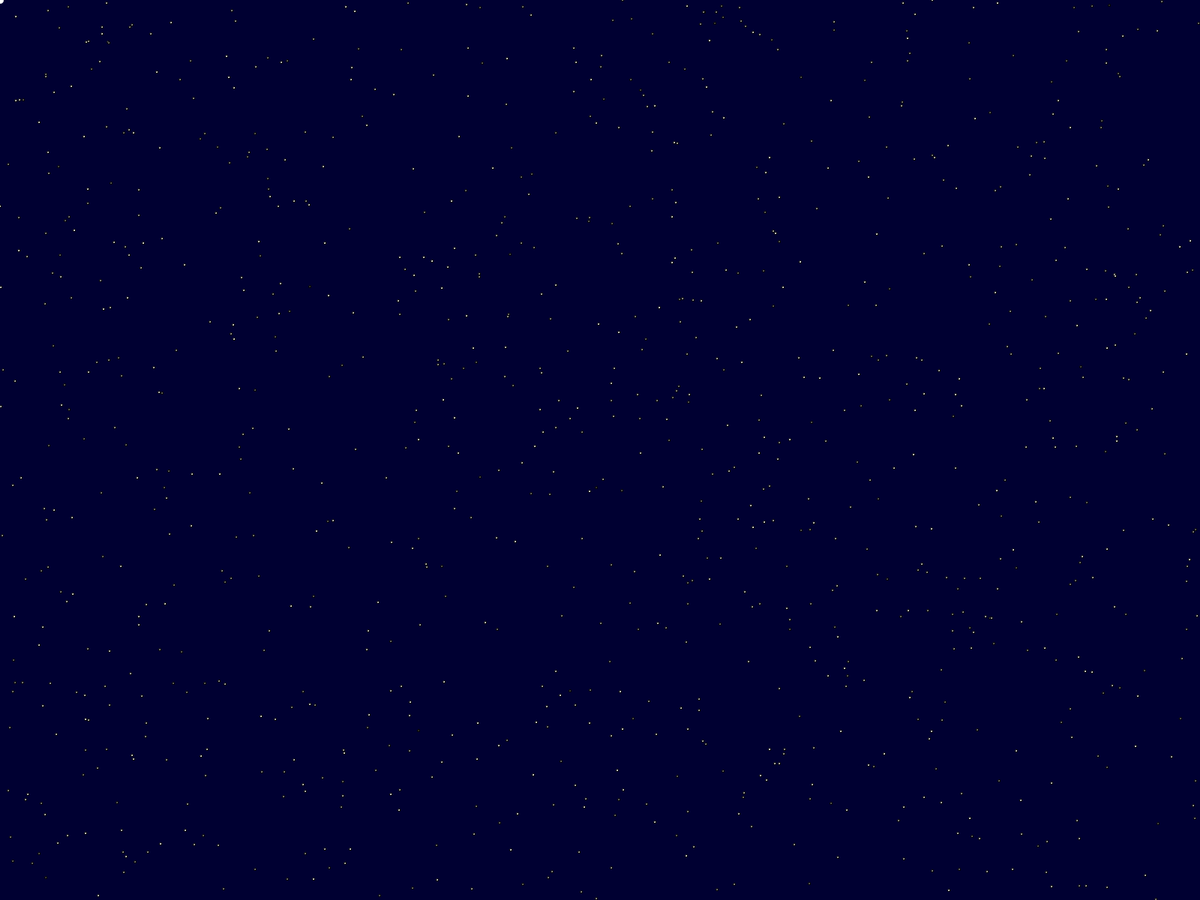
Frame 1 (no input)
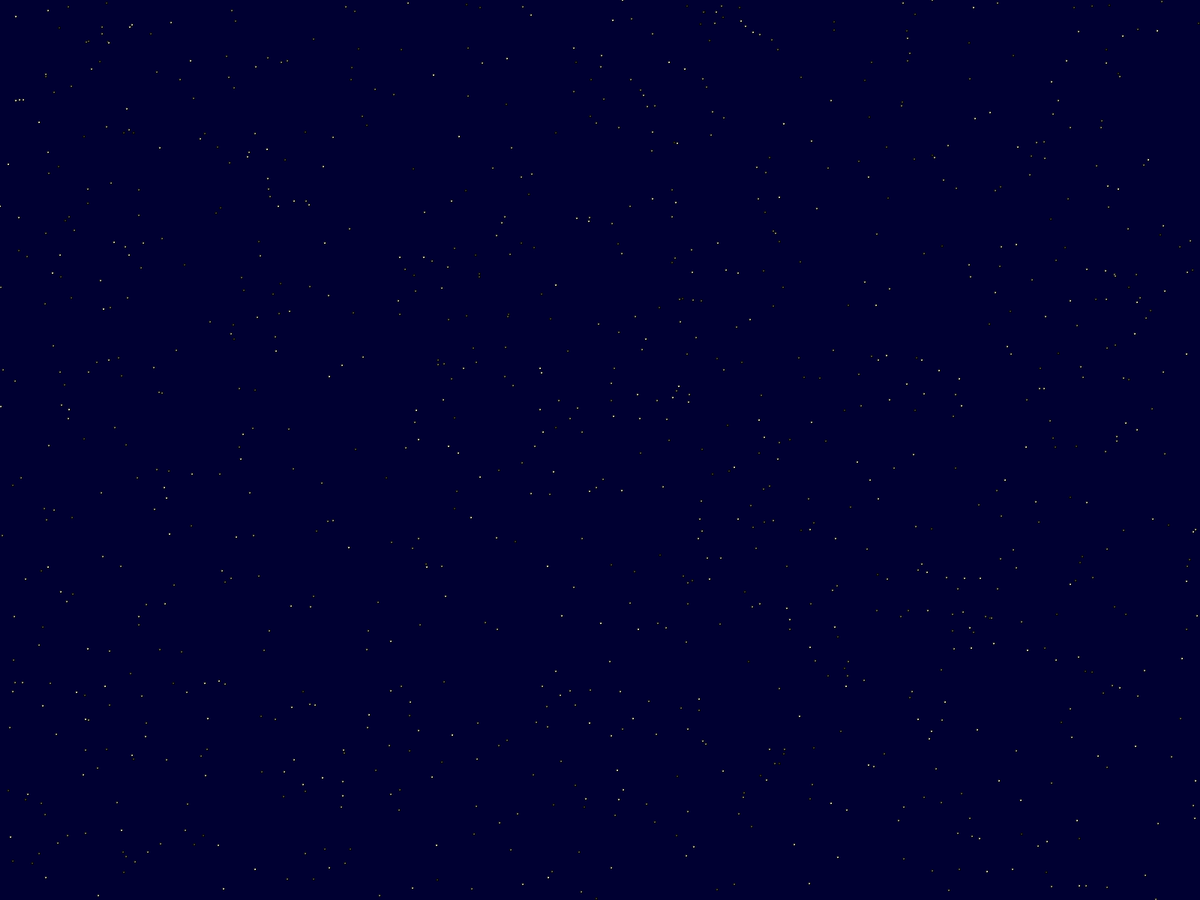
Frame 60 (the mouse pressed at the canvas centre just before this capture)
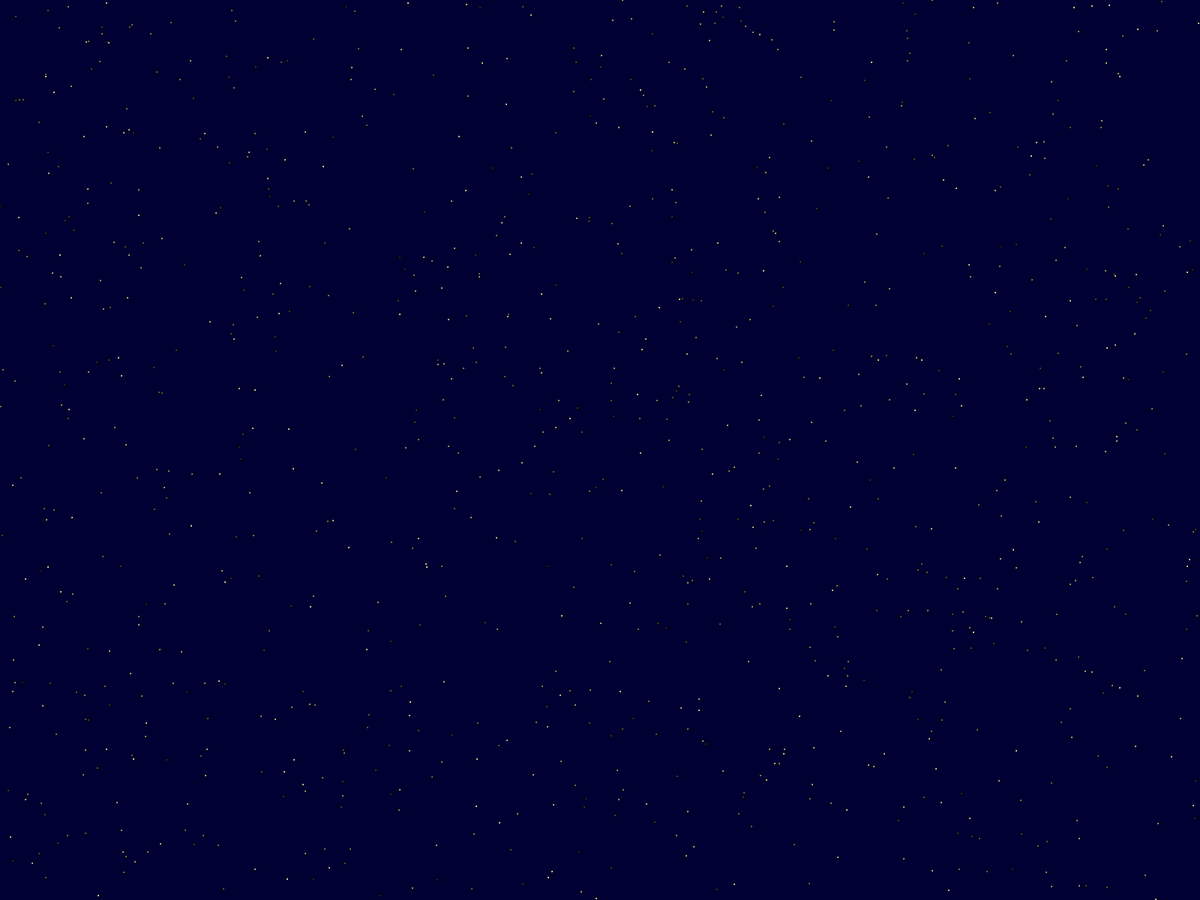
Frame 120 (the mouse held since frame 60 and released just before this capture)

The Processing sketch that drew these frames (run headless with seeded random() and noise(); from frame 60 on, the mouse is pressed at the canvas centre):

// Processing sketch: My_Life
// ── My_Life.pde
int[] starX = new int[1000];
int[] starY = new int[1000];
color[] starColor = new color[1000];
int starSize = 3; // the size of the twinkling stars

// the tail of the shooting star
int[] shootX = new int[30];
int[] shootY = new int[30];
int METEOR_SIZE = 10; // initial size when it first appears
float meteorSize = METEOR_SIZE; // size as it fades

// distance a shooting star moves each frame - varies with each new shooting star
float ssDeltaX, ssDeltaY; 
// -1 indicates no shooting star, this is used to fade out the star
int ssTimer = -1;
// starting point of a new shooting star, picked randomly
int startX, startY;


void setup() {
  fullScreen();
  noCursor();
  // create the star locations
  for (int i = 0; i < starX.length; i++) {
    starX[i] =(int)random(width);
    starY[i] = (int)random(height);
    starColor[i] = color((int)random(100,255));
  }
}

void draw() {
  background(0,0,50); // dark blue night sky
  
  // draw the stars
  // the stars seem to show best with black outlines that aren't really perceived by the eye
  stroke(0);
  strokeWeight(1);
  for (int i = 0; i < starX.length; i++) {
    fill(random(50,255)); // makes them twinkle
    if (random(10) < 1) {
      starColor[i] = (int)random(50,255);
    }
    fill(starColor[i]);
    
    ellipse(starX[i], starY[i], starSize, starSize);
  }

  // draw the shooting star (if any)
  for (int i = 0; i < shootX.length-1; i++) {
    int shooterSize = max(0,int(meteorSize*i/shootX.length));
    // to get the tail to disappear need to switch to noStroke when it gets to 0
    if (shooterSize > 0) {
      strokeWeight(shooterSize);
      stroke(255,128);
    }
    else
      noStroke();
    line(shootX[i], shootY[i], shootX[i+1], shootY[i+1]);
    // ellipse(shootX[i], shootY[i], meteorSize*i/shootX.length,meteorSize*i/shootX.length);
  }
  meteorSize*=0.9; // shrink the shooting star as it fades
  
  // move the shooting star along it's path
  for (int i = 0; i < shootX.length-1; i++) {
    shootX[i] = shootX[i+1];
    shootY[i] = shootY[i+1];
  }
  
  // add the new points into the shooting star as long as it hasn't burnt out
  if (ssTimer >= 0 && ssTimer < shootX.length) {
    shootX[shootX.length-1] = int(startX + ssDeltaX*(ssTimer));
    shootY[shootY.length-1] = int(startY + ssDeltaY*(ssTimer));
    ssTimer++;
    if (ssTimer >= shootX.length) {
      ssTimer = -1; // end the shooting star
    }
  }

  // create a new shooting star with some random probability
  if (random(50) < 1 && ssTimer == -1) {
    newShootingStar();
  }
}

/*
  Starts a new shooting star by randomly picking start and end point.
*/
void newShootingStar() {
  int endX, endY;
  startX = (int)random(width);
  startY = (int)random(height);
  endX = (int)random(width);
  endY = (int)random(height);
  ssDeltaX = (endX - startX)/(float)(shootX.length);
  ssDeltaY = (endY - startY)/(float)(shootY.length);
  ssTimer = 0; // starts the timer which ends when it reaches shootX.length
  meteorSize = METEOR_SIZE;
  // by filling the array with the start point all lines will essentially form a point initialy
  for (int i = 0; i < shootX.length; i++) {
    shootX[i] = startX;
    shootY[i] = startY;
  }
}
